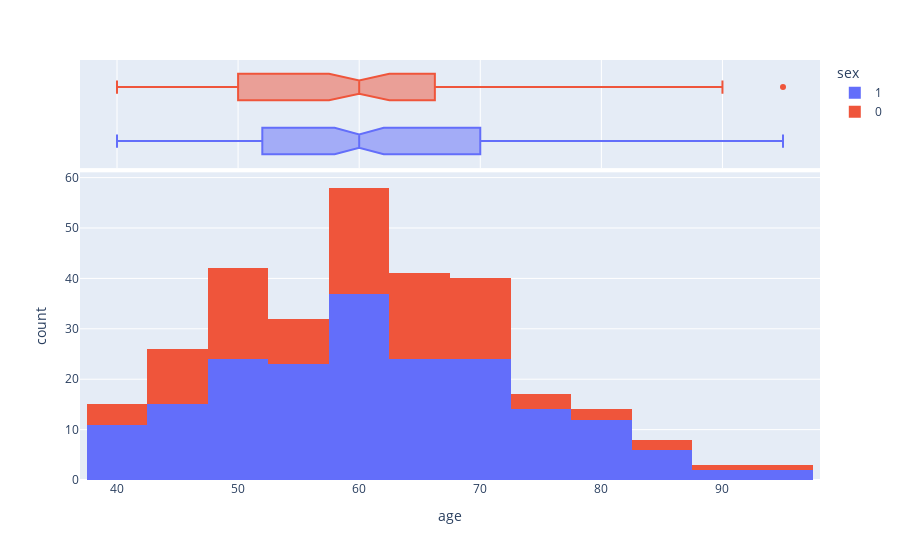

Source (notebook cell):
### Code cell
fig = px.histogram(df, x="age", color="sex", marginal="box",
                   hover_data=df.columns)
fig.show()

### Figure 1 — Plotly figure (JSON) as saved in the notebook; plotly's stock layout.template omitted (floating-point values rounded to 4 significant figures; data arrays with more than 128 entries replaced by an {"elided": "..."} marker saying what was removed)
{"data": [{"alignmentgroup": "True", "bingroup": "x", "hovertemplate": "sex=1<br>age=%{x}<br>count=%{y}<extra></extra>", "legendgroup": "1", "marker": {"color": "#636efa", "pattern": {"shape": ""}}, "name": "1", "offsetgroup": "1", "orientation": "v", "showlegend": true, "type": "histogram", "x": {"elided": "194 float values"}, "xaxis": "x", "yaxis": "y"}, {"alignmentgroup": "True", "customdata": {"elided": "194x12 float values"}, "hovertemplate": "sex=%{customdata[8]}<br>age=%{x}<br>anaemia=%{customdata[0]}<br>creatinine_phosphokinase=%{customdata[1]}<br>diabetes=%{customdata[2]}<br>ejection_fraction=%{customdata[3]}<br>high_blood_pressure=%{customdata[4]}<br>platelets=%{customdata[5]}<br>serum_creatinine=%{customdata[6]}<br>serum_sodium=%{customdata[7]}<br>smoking=%{customdata[9]}<br>time=%{customdata[10]}<br>DEATH_EVENT=%{customdata[11]}<extra></extra>", "legendgroup": "1", "marker": {"color": "#636efa"}, "name": "1", "notched": true, "offsetgroup": "1", "showlegend": false, "type": "box", "x": {"elided": "194 float values"}, "xaxis": "x2", "yaxis": "y2"}, {"alignmentgroup": "True", "bingroup": "x", "hovertemplate": "sex=0<br>age=%{x}<br>count=%{y}<extra></extra>", "legendgroup": "0", "marker": {"color": "#EF553B", "pattern": {"shape": ""}}, "name": "0", "offsetgroup": "0", "orientation": "v", "showlegend": true, "type": "histogram", "x": [65, 65, 49, 70, 48, 65, 65, 75, 95, 50, 50, 82, 60, 50, 60, 57, 53, 60, 70, 60, 50, 45, 42, 70, 70, 55, 70, 60, 59, 42, 58, 70, 60, 63, 60, 72, 70, 58, 60, 85, 65, 86, 66, 60, 60, 43, 46, 58, 46, 65, 62, 46, 50, 61, 72, 65, 52, 50, 80, 65, 70, 49, 50, 60, 60.67, 40, 64, 45, 65, 50, 50, 40, 60, 49, 48, 70, 54, 55, 75, 65, 72, 60, 65, 70, 73, 53, 50, 55, 70, 65, 62, 68, 45, 51, 67, 45, 70, 50, 55, 45, 65, 90, 45, 55, 45], "xaxis": "x", "yaxis": "y"}, {"alignmentgroup": "True", "customdata": {"elided": "105x12 float values"}, "hovertemplate": "sex=%{customdata[8]}<br>age=%{x}<br>anaemia=%{customdata[0]}<br>creatinine_phosphokinase=%{customdata[1]}<br>diabetes=%{customdata[2]}<br>ejection_fraction=%{customdata[3]}<br>high_blood_pressure=%{customdata[4]}<br>platelets=%{customdata[5]}<br>serum_creatinine=%{customdata[6]}<br>serum_sodium=%{customdata[7]}<br>smoking=%{customdata[9]}<br>time=%{customdata[10]}<br>DEATH_EVENT=%{customdata[11]}<extra></extra>", "legendgroup": "0", "marker": {"color": "#EF553B"}, "name": "0", "notched": true, "offsetgroup": "0", "showlegend": false, "type": "box", "x": [65, 65, 49, 70, 48, 65, 65, 75, 95, 50, 50, 82, 60, 50, 60, 57, 53, 60, 70, 60, 50, 45, 42, 70, 70, 55, 70, 60, 59, 42, 58, 70, 60, 63, 60, 72, 70, 58, 60, 85, 65, 86, 66, 60, 60, 43, 46, 58, 46, 65, 62, 46, 50, 61, 72, 65, 52, 50, 80, 65, 70, 49, 50, 60, 60.67, 40, 64, 45, 65, 50, 50, 40, 60, 49, 48, 70, 54, 55, 75, 65, 72, 60, 65, 70, 73, 53, 50, 55, 70, 65, 62, 68, 45, 51, 67, 45, 70, 50, 55, 45, 65, 90, 45, 55, 45], "xaxis": "x2", "yaxis": "y2"}], "layout": {"barmode": "relative", "legend": {"title": {"text": "sex"}, "tracegroupgap": 0}, "margin": {"t": 60}, "xaxis": {"anchor": "y", "domain": [0, 1], "title": {"text": "age"}}, "xaxis2": {"anchor": "y2", "domain": [0, 1], "matches": "x", "showgrid": true, "showticklabels": false}, "yaxis": {"anchor": "x", "domain": [0, 0.7326], "title": {"text": "count"}}, "yaxis2": {"anchor": "x2", "domain": [0.7426, 1], "matches": "y2", "showgrid": false, "showline": false, "showticklabels": false, "ticks": ""}}}
